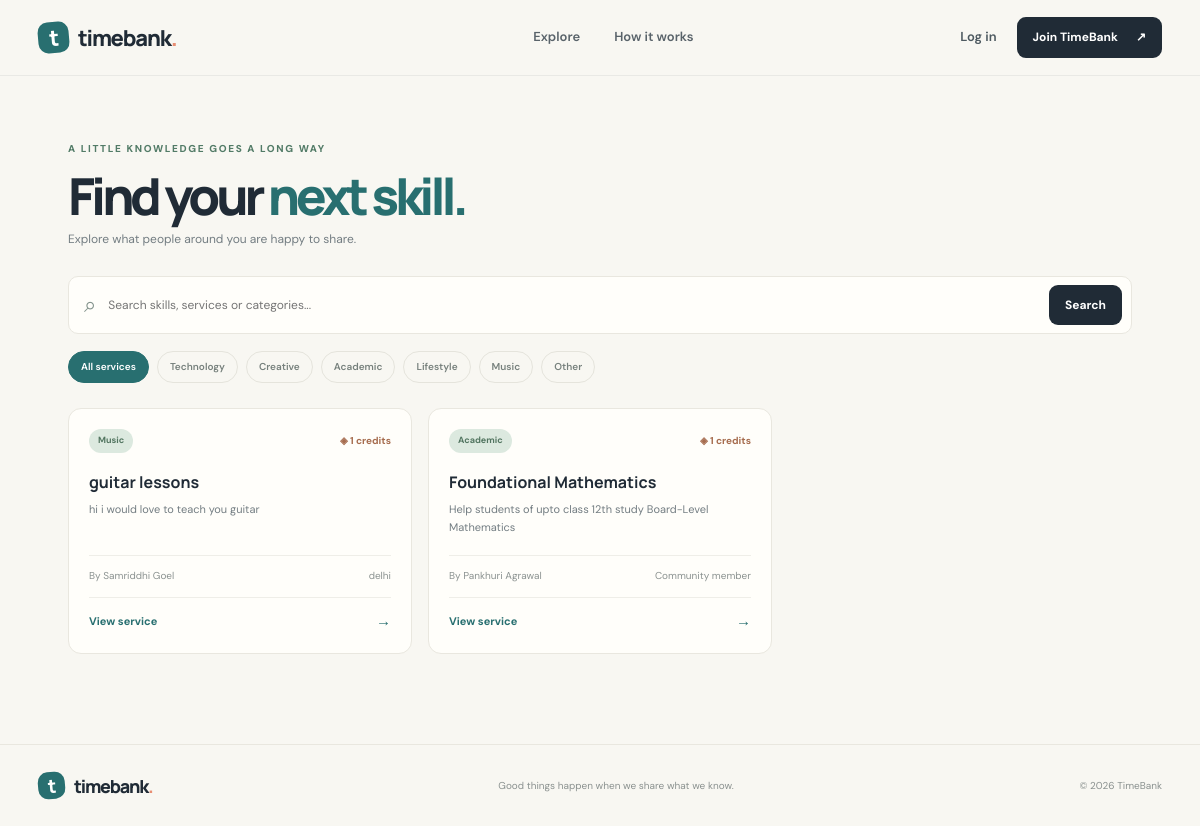
/explore, run on the app's committed database.
### models.py (models this page shows)
class Service(db.Model):
    id = db.Column(db.Integer, primary_key=True)
    title = db.Column(db.String(100), nullable=False)
    category = db.Column(db.String(40), nullable=False)
    description = db.Column(db.Text, nullable=False)
    duration_hours = db.Column(db.Integer, nullable=False, default=1)
    is_active = db.Column(db.Boolean, nullable=False, default=True)
    created_at = db.Column(db.DateTime, default=datetime.utcnow)
    owner_id = db.Column(db.Integer, db.ForeignKey("user.id"), nullable=False)

class User(UserMixin, db.Model):
    id = db.Column(db.Integer, primary_key=True)
    name = db.Column(db.String(80), nullable=False)
    email = db.Column(db.String(120), unique=True, nullable=False, index=True)
    password_hash = db.Column(db.String(255), nullable=False)
    location = db.Column(db.String(120))
    bio = db.Column(db.String(300))
    credits = db.Column(db.Integer, nullable=False, default=3)
    created_at = db.Column(db.DateTime, default=datetime.utcnow)
    services = db.relationship(
        "Service", backref="owner", lazy=True, cascade="all, delete-orphan"
    )

### app.py (the view, shortened to what this page needs)
@app.route("/explore")
def explore():
    category = request.args.get("category", "").strip()
    search = request.args.get("q", "").strip()
    query = Service.query.filter_by(is_active=True)
    if category:
        query = query.filter_by(category=category)
    services = query.order_by(Service.created_at.desc()).all()
    categories = ["Technology", "Creative", "Academic", "Lifestyle", "Music", "Other"]
    return render_template(
        "explore.html",
        services=services,
        categories=categories,
        selected_category=category,
        search=search
    )

### templates/explore.html (shortened to what this page needs)
{% extends "base.html" %}
{% block content %}
<section class="page-shell">
  <div class="page-intro"><div class="eyebrow">A LITTLE KNOWLEDGE GOES A LONG WAY</div><h1>Find your <span>next skill.</span></h1><p class="muted">Explore what people around you are happy to share.</p></div>
  <form class="search-bar" method="GET" action="{{ url_for('explore') }}"><span>⌕</span><input name="q" value="{{ search }}" placeholder="Search skills, services or categories..."><button class="button button-dark button-small" type="submit">Search</button></form>
  <div class="filter-row"><a class="filter-chip {% if not selected_category %}filter-active{% endif %}" href="{{ url_for('explore', q=search) }}">All services</a>{% for category in categories %}<a class="filter-chip {% if selected_category == category %}filter-active{% endif %}" href="{{ url_for('explore', category=category, q=search) }}">{{ category }}</a>{% endfor %}</div>
  {% if services %}
    <div class="service-grid explore-grid">
      {% for service in services %}
        <article class="service-card">
          <div class="service-card-top"><span class="category-tag">{{ service.category }}</span><span class="service-credit">◈ {{ service.duration_hours }} credits</span></div>
          <h3>{{ service.title }}</h3><p>{{ service.description|truncate(130) }}</p>
          <div class="service-card-bottom"><span>By {{ service.owner.name }}</span><span>{{ service.owner.location or 'Community member' }}</span></div>
          <a class="service-open-link" href="{{ url_for('service_detail', service_id=service.id) }}">View service <span>→</span></a>
        </article>
      {% endfor %}
    </div>
  {% endif %}
</section>
{% endblock %}

### static/css/style.css (style rules this page uses)
:root { --ink: #202b36; --muted: #737d82; --paper: #f8f7f2; --white: #fffefa; --line: #e9e7df; --sage: #dce9df; --sage-strong: #527b67; --teal: #286f70; --coral: #e88d72; --coral-soft: #f8e3d9; --lilac: #e9e3f2; --shadow: 0 16px 45px rgba(36, 48, 55, .07); }
* { box-sizing: border-box; }
html { scroll-behavior: smooth; }
body { margin: 0; background: var(--paper); color: var(--ink); font-family: "DM Sans", sans-serif; line-height: 1.55; }
a { color: inherit; text-decoration: none; }
button, input, textarea, select { font: inherit; }
.button { display: inline-flex; justify-content: center; align-items: center; gap: 18px; border: 1px solid transparent; border-radius: 9px; padding: 14px 20px; font-size: 13px; font-weight: 700; cursor: pointer; transition: transform .18s, background .18s, box-shadow .18s; }
.button-dark { background: var(--ink); color: white; }
.button-small { padding: 10px 15px; font-size: 12px; }
.eyebrow { color: var(--sage-strong); font-size: 10px; letter-spacing: 1.65px; font-weight: 800; }
.hero h1, .page-intro h1, .form-page h1, .auth-aside h1 { font: 800 clamp(48px, 6vw, 76px)/1.05 "Manrope", sans-serif; letter-spacing: -4px; margin: 21px 0 19px; }
.highlight-word, .section-heading h2 span, .page-intro h1 span, .form-page h1 span { color: var(--teal); }
.service-grid { display: grid; grid-template-columns: repeat(3,1fr); gap: 16px; }
.service-card { background: var(--white); border: 1px solid var(--line); border-radius: 13px; padding: 20px; min-height: 190px; display: flex; flex-direction: column; }
.service-card-top, .service-card-bottom { display: flex; align-items: center; justify-content: space-between; gap: 10px; }
.category-tag { background: var(--sage); color: #527560; border-radius: 30px; padding: 5px 9px; font-size: 9px; font-weight: 700; }
.service-credit { color: #a66c4e; font-size: 10px; font-weight: 700; }
.service-card h3 { font: 700 16px "Manrope"; margin: 18px 0 7px; }
.service-card p { color: var(--muted); font-size: 11px; line-height: 1.7; margin: 0 0 18px; }
.service-card-bottom { border-top: 1px solid #efeee8; padding-top: 12px; margin-top: auto; color: #8b9290; font-size: 10px; }
.muted { color: var(--muted); }
.dashboard-shell, .page-shell { max-width: 1120px; padding: 65px 28px 90px; margin: auto; }
.page-intro { margin-bottom: 27px; }
.page-intro h1 { font-size: 51px; margin: 12px 0 8px; }
.page-intro p { font-size: 12px; margin: 0; }
.search-bar { display: flex; align-items: center; gap: 12px; padding: 8px 9px 8px 15px; border: 1px solid var(--line); background: var(--white); border-radius: 10px; }
.search-bar > span { color: #81918a; font-size: 22px; }
.search-bar input { flex: 1; min-width: 0; border: 0; outline: 0; background: transparent; font-size: 12px; padding: 8px 0; }
.filter-row { display: flex; flex-wrap: wrap; gap: 8px; margin: 17px 0 25px; }
.filter-chip { border: 1px solid #e5e4dc; border-radius: 30px; padding: 7px 12px; color: #77817d; font-size: 10px; font-weight: 600; }
.filter-chip:hover, .filter-active { background: var(--teal); border-color: var(--teal); color: white; }
.explore-grid { grid-template-columns: repeat(3,1fr); }

### static/css/components.css (style rules this page uses)
.service-open-link { display:flex; justify-content:space-between; align-items:center; border-top:1px solid #efeee8; padding-top:12px; margin-top:13px; color:var(--teal); font-size:11px; font-weight:700; }
.service-open-link span { font-size:15px; }

### data on the page
Service: category "Music", duration_hours "1", title "guitar lessons", description "hi i would love to teach you guitar", owner.name "Samriddhi Goel", owner "delhi"
Service: category "Academic", duration_hours "1", title "Foundational Mathematics", description "Help students of upto class 12th study Board-Level Mathematics", owner.name "Pankhuri Agrawal", owner "Community member"

### other printed values
{{ category }} "Technology" "Creative" "Academic" "Lifestyle" "Music" "Other"
